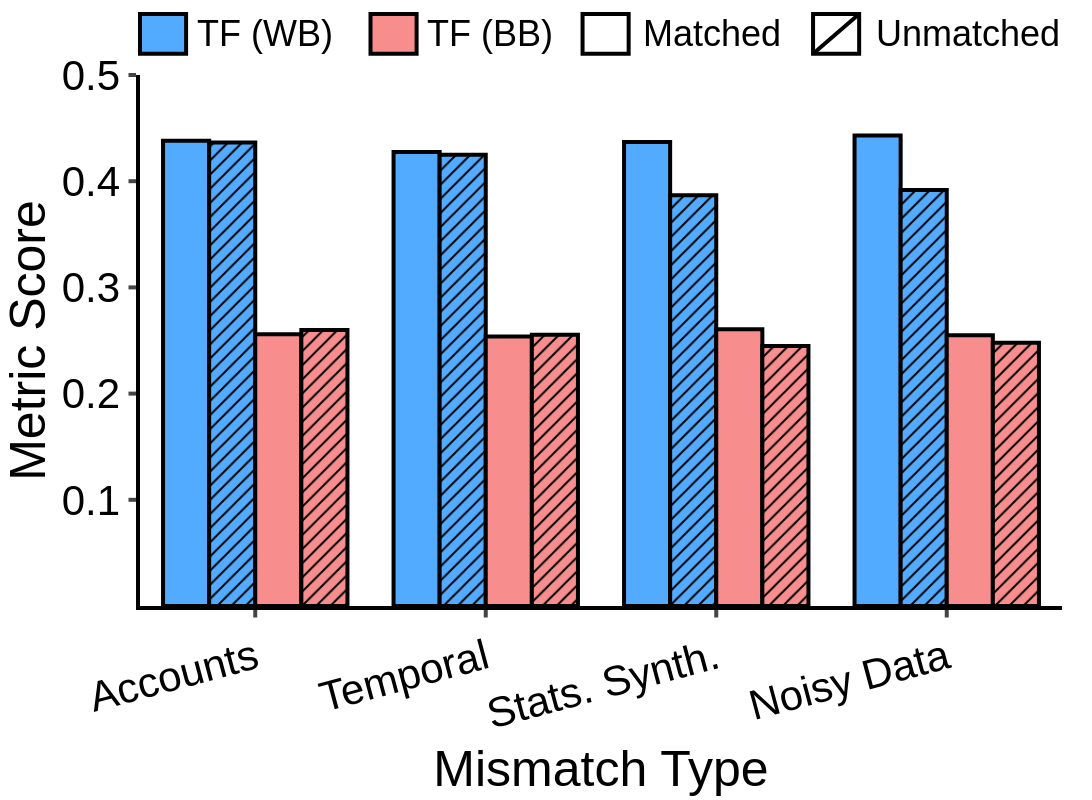

Write notebook code for a chart like this one.
### Code cell
df = {"matched_distribution": matched_distribution, "Mismatch Type": mismatch_type, "mismatch_mia": mismatch_mia}

fig = px.bar(
    data_frame=df,
    x="Mismatch Type",
    y=["mismatch_mia"],
    color="matched_distribution",
    barmode="group",
    pattern_shape='matched_distribution',
    color_discrete_sequence=["#53abff", "#53abff", "#f78d8d", "#f78d8d"]*4,
    pattern_shape_sequence=['', '/', '', '/'],
)

fig.update_traces(showlegend=False)

fig.update_xaxes(
   ticks="outside", tickwidth=4, ticklen=7.5, linewidth=4, linecolor="black", tickangle=-15, title_font_family="Helvetica", tickfont_family="Helvetica", tickfont_size=FONT_SIZE+10,
)
fig.update_yaxes(
    ticks="outside", tickwidth=4, ticklen=7.5, linewidth=4, linecolor="black", title = "Metric Score", tickangle=0, title_font_family="Helvetica", tickfont_family="Helvetica", tickfont_size=FONT_SIZE+10,
)
fig.update_traces(marker_line_width=4, marker_line_color="black", marker_pattern_fgopacity=1.0, marker_pattern_fgcolor="black")

fig.add_shape(
    type="rect",
    xref="paper", yref="paper",
    x0=0.0, x1=0.05,
    y0=1.04, y1=1.115,
    line=dict(color="black", width=4),
    fillcolor="#53abff"
)

fig.add_annotation(
    x=0.06, y=1.12,
    xref="paper", yref="paper",
    text="TF (WB)",
    showarrow=False,
    font=dict(size=FONT_SIZE+4, color="black"),
    align="left"
)

fig.add_shape(
    type="rect",
    xref="paper", yref="paper",
    x0=0.25, x1=0.3,
    y0=1.04, y1=1.115,
    line=dict(color="black", width=4),
    fillcolor="#f78d8d"
)

fig.add_annotation(
    x=0.38, y=1.12,
    xref="paper", yref="paper",
    text="TF (BB)",
    showarrow=False,
    font=dict(size=FONT_SIZE+4, color="black"),
    align="left"
)

fig.add_shape(
    type="rect",
    xref="paper", yref="paper",
    x0=0.48, x1=0.53,
    y0=1.04, y1=1.115,
    line=dict(color="black", width=4),
)

fig.add_annotation(
    x=0.62, y=1.12,
    xref="paper", yref="paper",
    text="Matched",
    showarrow=False,
    font=dict(size=FONT_SIZE+4, color="black"),
)

fig.add_shape(
    type="rect",
    xref="paper", yref="paper",
    x0=0.73, x1=0.78,
    y0=1.04, y1=1.115,
    line=dict(color="black", width=4),
)

fig.add_shape(
    type="line",
    xref="paper", yref="paper",
    x0=0.73, x1=0.78,
    y0=1.04, y1=1.115,
    line=dict(color="black", width=4)
)

fig.add_annotation(
    x=1.0, y=1.12,
    xref="paper", yref="paper",
    text="Unmatched",
    showarrow=False,
    font=dict(size=FONT_SIZE+4, color="black"),
)

fig.update_yaxes(tickmode='array', tickvals=[0.1, 0.2, 0.3, 0.4, 0.5], range=[0, 0.5])


customize_figure_layout(fig)

save_and_display_figure(fig, "berka_tf_distribution_variation", plots_dir)

### Figure 1 — Plotly figure (JSON) as saved in the notebook; plotly's stock layout.template omitted (floating-point values rounded to 4 significant figures)
{"data": [{"alignmentgroup": "True", "hovertemplate": "matched_distribution=TF (WB) Matched<br>Mismatch Type=%{x}<br>value=%{y}<extra></extra>", "legendgroup": "TF (WB) Matched", "marker": {"color": "#53abff", "line": {"color": "black", "width": 4}, "pattern": {"fgcolor": "black", "fgopacity": 1, "shape": ""}}, "name": "TF (WB) Matched", "offsetgroup": "TF (WB) Matched", "orientation": "v", "showlegend": false, "textposition": "auto", "type": "bar", "x": ["Accounts", "Temporal", "Stats. Synth.", "Noisy Data"], "xaxis": "x", "y": [0.438, 0.4276, 0.437, 0.443], "yaxis": "y"}, {"alignmentgroup": "True", "hovertemplate": "matched_distribution=TF (WB) Unmatched<br>Mismatch Type=%{x}<br>value=%{y}<extra></extra>", "legendgroup": "TF (WB) Unmatched", "marker": {"color": "#53abff", "line": {"color": "black", "width": 4}, "pattern": {"fgcolor": "black", "fgopacity": 1, "shape": "/"}}, "name": "TF (WB) Unmatched", "offsetgroup": "TF (WB) Unmatched", "orientation": "v", "showlegend": false, "textposition": "auto", "type": "bar", "x": ["Accounts", "Temporal", "Stats. Synth.", "Noisy Data"], "xaxis": "x", "y": [0.4364, 0.425, 0.3868, 0.3916], "yaxis": "y"}, {"alignmentgroup": "True", "hovertemplate": "matched_distribution=TF (BB) Matched<br>Mismatch Type=%{x}<br>value=%{y}<extra></extra>", "legendgroup": "TF (BB) Matched", "marker": {"color": "#f78d8d", "line": {"color": "black", "width": 4}, "pattern": {"fgcolor": "black", "fgopacity": 1, "shape": ""}}, "name": "TF (BB) Matched", "offsetgroup": "TF (BB) Matched", "orientation": "v", "showlegend": false, "textposition": "auto", "type": "bar", "x": ["Accounts", "Temporal", "Stats. Synth.", "Noisy Data"], "xaxis": "x", "y": [0.2558, 0.2538, 0.2606, 0.255], "yaxis": "y"}, {"alignmentgroup": "True", "hovertemplate": "matched_distribution=TF (BB) Unmatched<br>Mismatch Type=%{x}<br>value=%{y}<extra></extra>", "legendgroup": "TF (BB) Unmatched", "marker": {"color": "#f78d8d", "line": {"color": "black", "width": 4}, "pattern": {"fgcolor": "black", "fgopacity": 1, "shape": "/"}}, "name": "TF (BB) Unmatched", "offsetgroup": "TF (BB) Unmatched", "orientation": "v", "showlegend": false, "textposition": "auto", "type": "bar", "x": ["Accounts", "Temporal", "Stats. Synth.", "Noisy Data"], "xaxis": "x", "y": [0.26, 0.2554, 0.2448, 0.2478], "yaxis": "y"}], "layout": {"annotations": [{"align": "left", "font": {"color": "black", "size": 36}, "showarrow": false, "text": "TF (WB)", "x": 0.06, "xref": "paper", "y": 1.12, "yref": "paper"}, {"align": "left", "font": {"color": "black", "size": 36}, "showarrow": false, "text": "TF (BB)", "x": 0.38, "xref": "paper", "y": 1.12, "yref": "paper"}, {"font": {"color": "black", "size": 36}, "showarrow": false, "text": "Matched", "x": 0.62, "xref": "paper", "y": 1.12, "yref": "paper"}, {"font": {"color": "black", "size": 36}, "showarrow": false, "text": "Unmatched", "x": 1, "xref": "paper", "y": 1.12, "yref": "paper"}], "barmode": "group", "font": {"color": "black", "family": "Helvetica", "size": 42}, "height": 800, "legend": {"font": {"size": 36}, "orientation": "h", "title": {"font": {"family": "Helvetica"}, "text": ""}, "tracegroupgap": 0, "valign": "top", "x": 0.5, "xanchor": "center", "y": 1, "yanchor": "bottom"}, "margin": {"b": 25, "l": 30, "r": 30, "t": 75}, "plot_bgcolor": "white", "shapes": [{"fillcolor": "#53abff", "line": {"color": "black", "width": 4}, "type": "rect", "x0": 0, "x1": 0.05, "xref": "paper", "y0": 1.04, "y1": 1.115, "yref": "paper"}, {"fillcolor": "#f78d8d", "line": {"color": "black", "width": 4}, "type": "rect", "x0": 0.25, "x1": 0.3, "xref": "paper", "y0": 1.04, "y1": 1.115, "yref": "paper"}, {"line": {"color": "black", "width": 4}, "type": "rect", "x0": 0.48, "x1": 0.53, "xref": "paper", "y0": 1.04, "y1": 1.115, "yref": "paper"}, {"line": {"color": "black", "width": 4}, "type": "rect", "x0": 0.73, "x1": 0.78, "xref": "paper", "y0": 1.04, "y1": 1.115, "yref": "paper"}, {"line": {"color": "black", "width": 4}, "type": "line", "x0": 0.73, "x1": 0.78, "xref": "paper", "y0": 1.04, "y1": 1.115, "yref": "paper"}], "title": {"font": {"family": "Helvetica"}, "x": 0.5, "y": 0.975}, "width": 1100, "xaxis": {"anchor": "y", "domain": [0, 1], "linecolor": "black", "linewidth": 4, "tickangle": -15, "tickfont": {"family": "Helvetica", "size": 42}, "ticklen": 7.5, "ticks": "outside", "tickwidth": 4, "title": {"font": {"family": "Helvetica"}, "text": "Mismatch Type"}}, "yaxis": {"anchor": "x", "domain": [0, 1], "linecolor": "black", "linewidth": 4, "range": [0, 0.5], "tickangle": 0, "tickfont": {"family": "Helvetica", "size": 42}, "ticklen": 7.5, "tickmode": "array", "ticks": "outside", "tickvals": [0.1, 0.2, 0.3, 0.4, 0.5], "tickwidth": 4, "title": {"font": {"family": "Helvetica"}, "text": "Metric Score"}}}}
